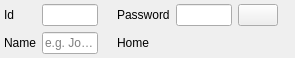
<?xml version="1.0" encoding="UTF-8"?>
<ui version="4.0">
 <class>CPilotForm</class>
 <widget class="QFrame" name="CPilotForm">
  <property name="geometry">
   <rect>
    <x>0</x>
    <y>0</y>
    <width>295</width>
    <height>57</height>
   </rect>
  </property>
  <property name="windowTitle">
   <string>Pilot info</string>
  </property>
  <layout class="QGridLayout" name="gl_PilotInfo">
   <property name="leftMargin">
    <number>4</number>
   </property>
   <property name="topMargin">
    <number>4</number>
   </property>
   <property name="rightMargin">
    <number>4</number>
   </property>
   <property name="bottomMargin">
    <number>4</number>
   </property>
   <item row="0" column="0">
    <widget class="QLabel" name="lbl_Id">
     <property name="text">
      <string>Id</string>
     </property>
    </widget>
   </item>
   <item row="0" column="1">
    <widget class="QLineEdit" name="le_Id"/>
   </item>
   <item row="0" column="2">
    <widget class="BlackGui::CTickLabel" name="lblp_Id">
     <property name="text">
      <string/>
     </property>
    </widget>
   </item>
   <item row="0" column="5">
    <widget class="QLineEdit" name="le_Password">
     <property name="maxLength">
      <number>100</number>
     </property>
     <property name="echoMode">
      <enum>QLineEdit::Password</enum>
     </property>
    </widget>
   </item>
   <item row="0" column="7">
    <widget class="BlackGui::CTickLabel" name="lblp_Password">
     <property name="text">
      <string/>
     </property>
    </widget>
   </item>
   <item row="0" column="3">
    <widget class="QLabel" name="lbl_Password">
     <property name="text">
      <string>Password</string>
     </property>
    </widget>
   </item>
   <item row="1" column="2">
    <widget class="BlackGui::CTickLabel" name="lblp_RealName">
     <property name="text">
      <string/>
     </property>
    </widget>
   </item>
   <item row="1" column="3">
    <widget class="QLabel" name="lbl_HomeAirport">
     <property name="toolTip">
      <string>Home airport, e.g. &quot;KLAX&quot;</string>
     </property>
     <property name="text">
      <string>Home</string>
     </property>
    </widget>
   </item>
   <item row="1" column="0">
    <widget class="QLabel" name="lbl_RealName">
     <property name="toolTip">
      <string>Real name</string>
     </property>
     <property name="text">
      <string>Name</string>
     </property>
    </widget>
   </item>
   <item row="1" column="1">
    <widget class="QLineEdit" name="le_RealName">
     <property name="placeholderText">
      <string>e.g. Joe Doe</string>
     </property>
    </widget>
   </item>
   <item row="1" column="7">
    <widget class="BlackGui::CTickLabel" name="lblp_HomeAirport">
     <property name="text">
      <string/>
     </property>
    </widget>
   </item>
   <item row="1" column="5" colspan="2">
    <widget class="BlackGui::Components::CAirportSmallCompleter" name="comp_HomeAirport">
     <property name="focusPolicy">
      <enum>Qt::StrongFocus</enum>
     </property>
    </widget>
   </item>
   <item row="0" column="6">
    <widget class="QPushButton" name="pb_UnhidePassword">
     <property name="toolTip">
      <string>unhide password</string>
     </property>
     <property name="text">
      <string/>
     </property>
     <property name="icon">
      <iconset resource="../../blackmisc/blackmisc.qrc">
       <normaloff>:/diagona/icons/diagona/icons/question-button.png</normaloff>:/diagona/icons/diagona/icons/question-button.png</iconset>
     </property>
    </widget>
   </item>
  </layout>
 </widget>
 <customwidgets>
  <customwidget>
   <class>BlackGui::CTickLabel</class>
   <extends>QLabel</extends>
   <header>blackgui/ticklabel.h</header>
  </customwidget>
  <customwidget>
   <class>BlackGui::Components::CAirportSmallCompleter</class>
   <extends>QFrame</extends>
   <header>blackgui/components/airportsmallcompleter.h</header>
   <container>1</container>
  </customwidget>
 </customwidgets>
 <tabstops>
  <tabstop>le_Id</tabstop>
  <tabstop>le_Password</tabstop>
  <tabstop>pb_UnhidePassword</tabstop>
  <tabstop>le_RealName</tabstop>
  <tabstop>comp_HomeAirport</tabstop>
 </tabstops>
 <resources>
  <include location="../../blackmisc/blackmisc.qrc"/>
 </resources>
 <connections/>
</ui>
